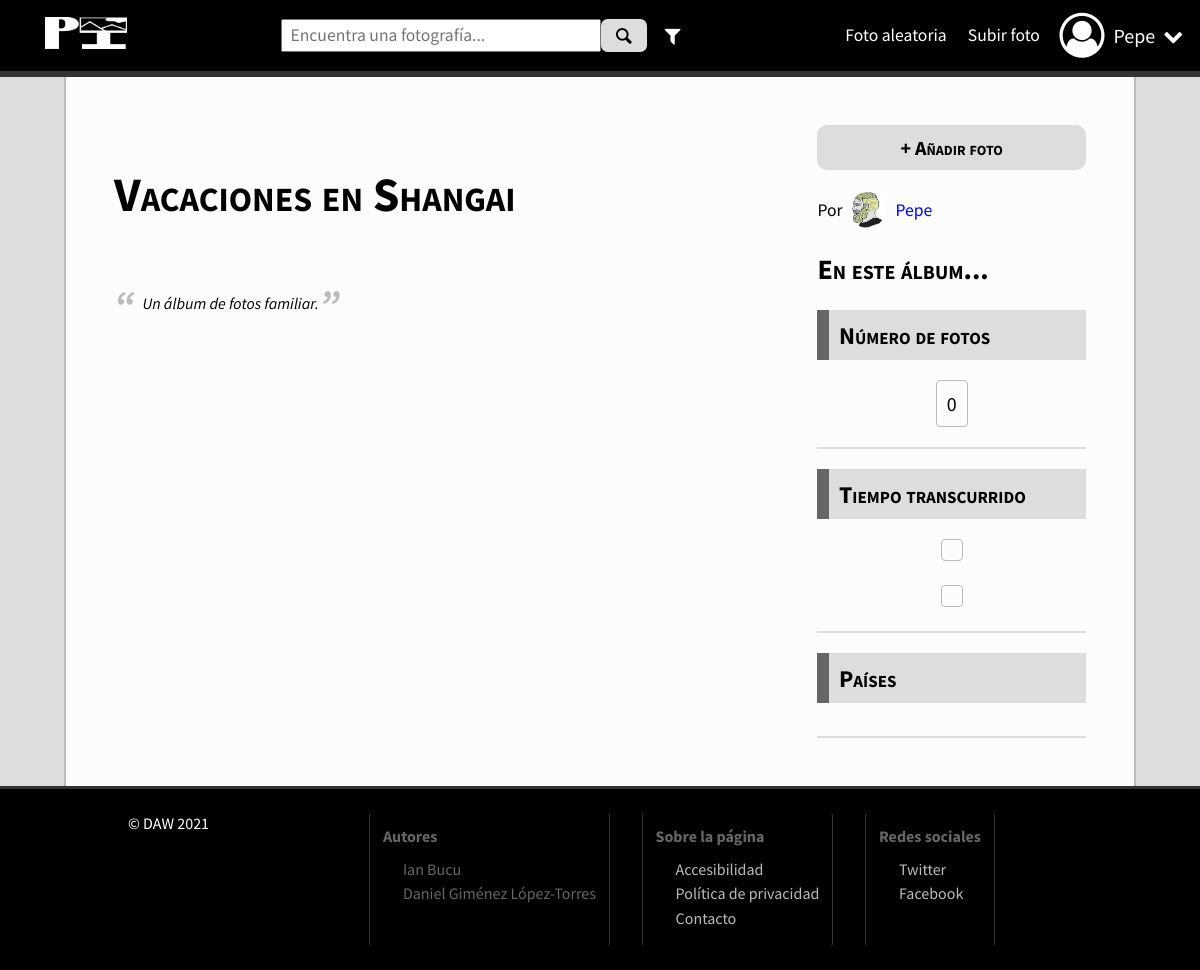
The page /album.php?id=2 (signed in) on the database its author committed.
### tables this page shows
CREATE TABLE usuarios (
  id          INTEGER      NOT NULL auto_increment ,
  nombre      VARCHAR(15)  UNIQUE                  ,
  clave       VARCHAR(150)                         ,
  email       VARCHAR(254)                         ,
  sexo        BOOLEAN                              ,
  fNacimiento DATE                                 ,
  ciudad      VARCHAR(45)                          ,
  pais        INTEGER                              ,
  foto        VARCHAR(45)                          ,
  fRegistro   DATETIME                             ,
  estilo      INTEGER                              ,

  PRIMARY KEY ( id )                                                ,
  FOREIGN KEY ( pais )   REFERENCES paises( id )  ON DELETE CASCADE ,
  FOREIGN KEY ( estilo ) REFERENCES estilos( id ) ON DELETE CASCADE
);

CREATE TABLE albumes (
  id          INTEGER      NOT NULL auto_increment ,
  titulo      VARCHAR(50)                          ,
  descripcion VARCHAR(254)                         ,
  usuario     INTEGER                              ,

  PRIMARY KEY ( id )                                                  ,
  FOREIGN KEY ( usuario ) REFERENCES usuarios( id ) ON DELETE CASCADE
);

### php/funciones.php (called while the page is built, shortened)
<?php
function estaAutenticado(){
    $dominio    = "localhost:3306";
    $usuario    = "piadmin";
    $contrasena = "clave";
    $base       = "pibd";
    $conexion = @mysqli_connect( $dominio , $usuario , $contrasena , $base );
    if( !empty( $_SESSION ) && $_COOKIE[ session_name() ] == session_id() ) $datos = json_decode( $_SESSION["credenciales"] ,true);
    else if( !empty( $_COOKIE["credenciales"] ) )                           $datos = json_decode( $_COOKIE["credenciales"] ,true );
    if( !empty( $datos ) ){
        $datosUsuarios = @mysqli_query( $conexion ,'SELECT u.nombre,u.clave,u.estilo from usuarios as u where UPPER(u.nombre)= UPPER("'.$datos[0].'") and UPPER(u.clave) = UPPER("'.$datos[1].'") ')
        OR die( "Ha habido un problema al comprobar usuarios existentes" );
        $display = !empty($datosUsuarios);
        if($display) {
            $Usuario = mysqli_fetch_assoc( $datosUsuarios );
            if(!empty($Usuario)){
                return true;
            }
        }
    }
    return false;
}
function verNombreUsuario(){
    if( !empty( $_SESSION ) && $_COOKIE[ session_name() ] == session_id() ) $datos = json_decode( $_SESSION["credenciales"] );
    else if( !empty( $_COOKIE["credenciales"] ) )                           $datos = json_decode( $_COOKIE["credenciales"] );
    if( $datos != null && is_array( $datos ) && count( $datos ) > 0 ){
        return $datos[0];
    }
    return "ERROR_USUARIO_INEXISTENTE";
}
function cambiarEstilo(){
    if( !empty( $_SESSION ) && $_COOKIE[ session_name() ] == session_id() ) $datos = json_decode( $_SESSION["credenciales"] );
    else if( !empty( $_COOKIE["credenciales"] ) )                           $datos = json_decode( $_COOKIE["credenciales"] );
    if( $datos != null && is_array( $datos ) && count( $datos ) > 0 ) return $datos[2];
}
?>

### album.php (the view, shortened to what this page needs)
<?php
    require_once("php/funciones.php");
    if( !estaAutenticado() ) header( "Location: index.php?msg=5" );
    $album = @mysqli_fetch_assoc( @mysqli_query( $conexion ,
        'SELECT a.id,a.titulo,a.descripcion,u.id AS idAutor,u.nombre AS autor,u.foto AS pfp,
        MAX(f.fecha) AS fechaFinal, MIN(f.fecha) AS fechaInicial,
        COUNT(f.id) AS nFotos,TIMEDIFF(MAX(f.fecha),MIN(f.fecha)) AS diferencia
        FROM albumes AS a
        LEFT JOIN fotos AS f ON a.id = f.album
        JOIN usuarios AS u ON u.id = a.usuario
        WHERE a.id = '.intval( $_GET['id'] ).'
        GROUP BY a.id
        LIMIT 20' ) );
    $hayAlbum = !empty( $album );
?>
<!DOCTYPE html>
<html lang="es">
    <head>
        <?php
            require_once("php/head.php");
        ?>
    </head>
    <body>
        <header><?php require_once("php/cabecera_registro.php"); ?></header>
        <div id="divIndice">
            <main>
                <section>
                    <h1><?php if( $hayAlbum ) echo $album['titulo']; ?></h1>
                    <p class="descripcionAlbum"><?php if( $hayAlbum ) echo $album['descripcion']; ?></p>
                </section>
            </main>
            <aside>
                <?php
                    if( $hayAlbum ){
                        echo '<a href="subirFoto.php?usr='.$album['autor'].'&alb='.$album['id'].'" class="boton enlaceBoton">
                        <span class="icon">+</span> Añadir foto</a>
                        <span class="autoria" style="display:flex;margin:1.3em 0;justify-content:flex-start;">Por&nbsp;
                        <a href="usuario.php?id='.$album['idAutor'].'">
                            <img class="miniaturaPerfil" src="'.$album['pfp'].'" alt="Foto de perfil de '.$album['autor'].'">&nbsp;'.$album['autor'].'
                        </a></span>';
                    }
                ?>
                <h1>En este álbum...</h1>
                <article>
                    <header>
                        <h2>Número de fotos</h2>
                    </header>
                    <p class="datoCantidad"><span><?php if( $hayAlbum ) echo $album['nFotos']; ?></span></p>
                </article>
                <article>
                    <header>
                        <h2>Tiempo transcurrido</h2>
                    </header>
                    <p class="datoCantidad"><span><?php if( $hayAlbum ) echo parsearFechaCompleta( $album['fechaInicial'] ); ?></span></p>
                    <p class="datoCantidad"><span><?php if( $hayAlbum ) echo parsearFechaCompleta( $album['fechaFinal'] ); ?></span></p>
                </article>
                <div>
                    <header>
                        <h2>Países</h2>
                    </header>
                </div>
            </aside>
        </div>
        <footer><?php require_once("php/pie.php"); ?></footer>
    </body>
</html>

### php/cabecera_registro.php (shortened to what this page needs)
<a href="index.php"><img src="img/logoPag.png" alt="Logo" title="PI - Pictures &amp; Images"></a>
<nav class="barraBusqueda">
    <form method="GET" action="resultado.php">
        <input type="search" placeholder="Encuentra una fotografía...">
        <button class="boton" title="Buscar"><span class="icon icon-search"></span></button>
    </form>
    <a href="buscar.php" title="Búsqueda avanzada"><span class="icon icon-filter"></span></a>
</nav>
<nav class="botonesCabecera">
    <a href="foto.php">Foto aleatoria</a>
    <a href="subirFoto.php?usr=<?php $nombreUsuario = verNombreUsuario(); ?>">Subir foto</a>
</nav>
<nav class="dropdown">
    <span class="icon icon-user-circle-o iconoUsuario">
        <span><?= $nombreUsuario ?></span>
        <span class="icon icon-down-open"></span>
    </span>
</nav>

### css/css/estilo.css (style rules this page uses)
:root { --tono1:#000; --tono2:#333; --tono3:#666; --tono4:#bbb; --tono5:#ddd; --tono6:#fcfcfc; --tono7:#fff; --tonoA:#f4f4f4; --tonoB:#eee; }
a { text-decoration:none; }
h1 { font-variant:small-caps; font-size:3em; }
body { margin:0; background-color:var(--tono5); }
section { display:flex; flex-direction:column; }
.icon { text-align:center; font-size:20px }
main { flex:5; }
aside { flex:2; }
.boton { background-color:var(--tono5); color:var(--tono1); border:none; border-radius:.5em; cursor:pointer; }
.boton>span { color:var(--tono1); }
.enlaceBoton { display:block; font-size:20px; font-weight:bold; font-variant:small-caps; text-align:center; padding:.5em; }
.miniaturaPerfil { width:2em; border-radius:100%; margin:0 .4em 0 .2em; }
body>div { display:flex; flex-wrap:wrap; flex-direction:row; justify-content:space-around; border:2px solid var(--tono4); border-top:none; border-bottom:none; background-color:var(--tono6); margin:0 4em 0 4em; padding:2em; }
body * { font-family:'Source Sans Pro',Helvetica,sans-serif; }
body>header { display:flex; flex-direction:row; justify-content:space-around; align-items:center; background-color:var(--tono1); color:var(--tono7); padding:.8em; border-bottom:.4em solid var(--tono2); }
body>header * { color:var(--tono7); }
body>header>a { flex:2; padding:0; padding-left:2em; }
body>header>* a { display:flex; align-items:center; text-align:center; font-size:1.1em; }
body>header img { max-height:2em; }
.barraBusqueda { display:flex; flex:3.5; }
.barraBusqueda>form { display:flex; flex-direction:row; justify-content:center; flex:4; margin-right:.2em; }
.barraBusqueda>form>input { flex:9; font-size:1.1em; color:var(--tono1); padding:.2em; padding-left:.4em; }
.barraBusqueda>form>button { flex:1; color:var(--tono1); }
.barraBusqueda>a { padding:0 .5em 0 .5em; }
.botonesCabecera { display:flex; flex-direction:row; justify-content:flex-end; flex:3; }
.botonesCabecera a { padding:.6em; }
.dropdown { position: relative; display: inline-block; cursor:pointer; }
.dropdown>span>span:first-child { font-size:20px; margin-right:.2em; }
.iconoUsuario { display:flex; flex-direction:row; justify-content:center; align-items:center; font-size:45px; }
.autoria,.autoria>a { display:flex; flex-direction:row; justify-content:flex-start; align-items:center; }
.autoria { margin-top:.5em; font-size:.95em; }
aside .autoria { justify-content:center; font-size:1.1em; margin-bottom:.5em; }
#divIndice>main,#divIndice>aside { margin:1em; }
#divIndice>aside h1 { font-size:28px; }
#divIndice>aside h2 { font-variant:small-caps; padding:.4em; }
#divIndice>aside>article,#divIndice>aside>div { padding:0; border-bottom:2px solid var(--tono5); }
#divIndice>aside>*>* { margin:0; }
#divIndice>aside>article>header>h2 { border-left:.5em solid var(--tono3); background-color:var(--tono5); }
#divIndice>aside>div>header>h2 { border-left:.5em solid var(--tono3); background-color:var(--tono5); }
body>footer { display:flex; flex-direction:row; justify-content:flex-start; background-color:var(--tono1); border-top:3px solid var(--tono2); padding:.5em 8em .5em 8em; }
.descripcionAlbum { font-style:italic; }
.descripcionAlbum::before { content: "“";margin-right:.2em; }
.descripcionAlbum::after { content: "”"; }
.descripcionAlbum::before,.descripcionAlbum::after { color:var(--tono4); font-size:40px; font-weight:bold; vertical-align:middle; }
.datoCantidad { text-align:center; }
.datoCantidad>span { display:inline-block; font-size:20px; font-variant:small-caps; border:1px solid var(--tono4); border-radius:4px; padding:.5em; margin-bottom:1em; }

### css/css/noche.css (style rules this page uses)
:root { --tono1:#000; --tono2:#111; --tono3:#222; --tono4:#333; --tono5:#444; --tono6:#555; --tono7:#666; --tonoA:#333; --tonoB:#444; }
* { color:#fff !important; }
a { color:#acf !important; }
body>header a { color:#fff !important; }
.barraBusqueda>form>input { color:#000 !important; }
body>header,body>div,body>footer { background:transparent; }
body { background:var(--tono2); }
#divIndice>aside>article>header>h2,#divIndice>aside>div>header>h2 { border-left:.5em solid var(--tono4); background-color:var(--tono3); }
body>header { border-bottom:.4em solid var(--tono4); }
body>footer { border-top:.4em solid var(--tono4); }

### css/css/grande.css (style rules this page uses)
body>* { font-size: large; }

### css/css/x-grande.css (style rules this page uses)
body>* { font-size: x-large; }

### album.php (style rules this page uses)
.fotoReciente>header>a,.autoria { display:inline-block; }
.autoria { margin-left:1em; }

### rows shown on the page
usuarios: nombre "Pepe"
albumes: titulo "Vacaciones en Shangai", descripcion "Un álbum de fotos familiar.", usuario.foto (picture), usuario.nombre "Pepe"

### other values the page prints
$album['nFotos'] "0"
